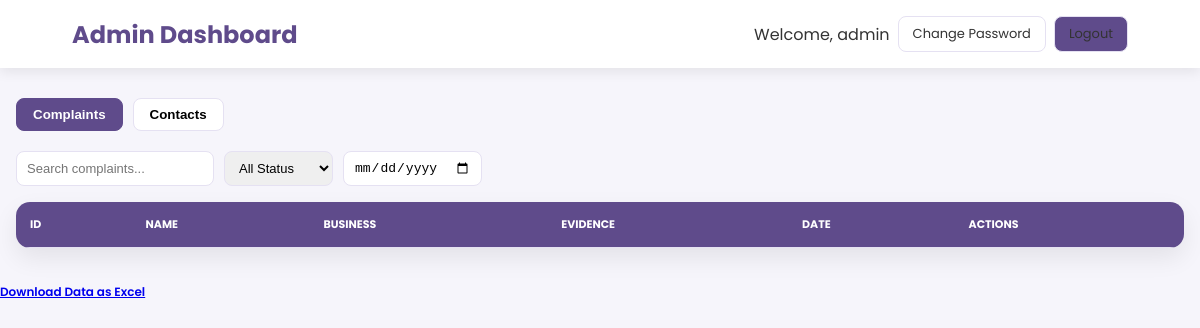
Page /admin/dashboard (signed in) on the earlier database version.
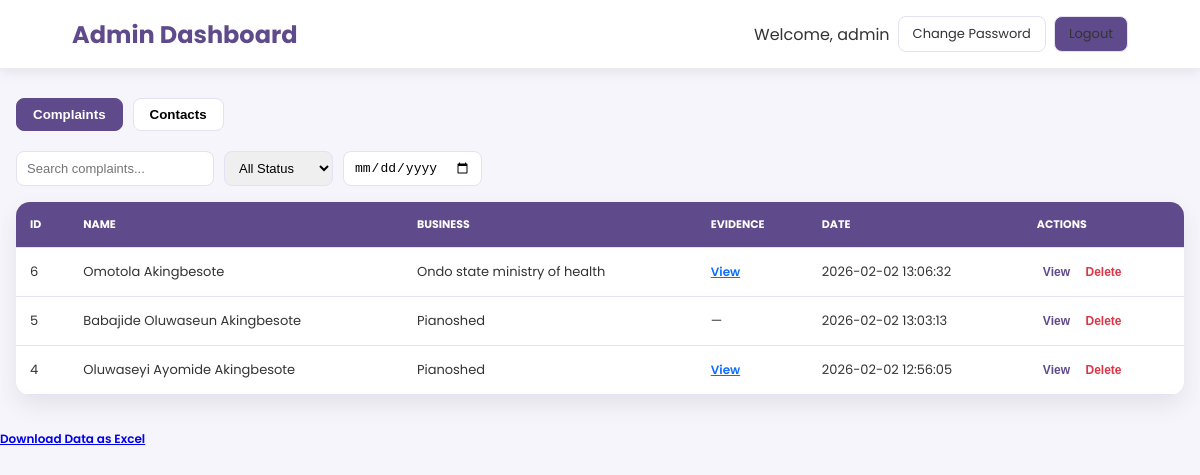
Same page on the later database version.
### tables this page shows
CREATE TABLE complaints (
    id INTEGER PRIMARY KEY AUTOINCREMENT,
    full_name TEXT NOT NULL,
    email TEXT NOT NULL,
    phone TEXT NOT NULL,
    lga TEXT NOT NULL,
    business_name TEXT NOT NULL,
    complaint_type TEXT NOT NULL,
    complaint_details TEXT NOT NULL,
    evidence TEXT,
    status TEXT DEFAULT 'Pending',
    created_at TIMESTAMP DEFAULT CURRENT_TIMESTAMP
);

### app.py (the view)
@app.route("/admin/dashboard")
@login_required
def admin_dashboard():
    conn = get_db_connection()
    complaints = conn.execute("SELECT * FROM complaints ORDER BY created_at DESC").fetchall()
    contacts = conn.execute("SELECT * FROM contacts ORDER BY created_at DESC").fetchall()
    conn.close()
    return render_template("admin_dashboard.html", complaints=complaints, contacts=contacts)

### app.py (called while the page is built)
def login_required(f):
    @wraps(f)
    def decorated_function(*args, **kwargs):
        if "admin_id" not in session:
            return redirect(url_for("admin_login"))
        return f(*args, **kwargs)
    return decorated_function

### database.py (called while the page is built)
def get_db_connection():
    conn = sqlite3.connect(DATABASE)
    conn.row_factory = sqlite3.Row
    return conn

### templates/admin_dashboard.html (shortened to what this page needs)
<!DOCTYPE html>
<html lang="en">
<head>
</head>
<body>
<header>
  <h2>Admin Dashboard</h2>
  <div class="actions">
    <span>Welcome, {{ session.admin_user }}</span>
    <a href="/admin/change-password">Change Password</a>
    <a href="/admin/logout" class="logout">Logout</a>
  </div>
</header>
<div class="container">
  <div class="tabs">
    <button class="tab-btn active" data-tab="complaintsTab">Complaints</button>
    <button class="tab-btn" data-tab="contactsTab">Contacts</button>
  </div>
  <div class="tab-content active" id="complaintsTab">
    <div class="filters">
      <input type="text" id="complaintsSearch" placeholder="Search complaints...">
      <select id="complaintsStatus">
        <option value="">All Status</option>
      </select>
      <input type="date" id="complaintsDate">
    </div>
    <div class="table-box">
      <table id="complaintsTable">
        <thead>
          <tr>
            <th>ID</th>
            <th>Name</th>
            <th>Business</th>
            <th>Evidence</th>
            <th>Date</th>
            <th>Actions</th>
          </tr>
        </thead>
        <tbody>
          {% for c in complaints %}
          <tr>
            <td>{{ c.id }}</td>
            <td>{{ c.full_name }}</td>
            <td>{{ c.business_name }}</td>
            <td>
              {% if c.evidence %}
                <a class="btn file-btn"
                   href="{{ url_for('static', filename='uploads/' + c.evidence) }}"
                   target="_blank">View</a>
              {% else %}—{% endif %}
            </td>
            <td>{{ c.created_at }}</td>
            <td>
              <button class="btn view-btn"
                onclick="openComplaintModal(
                  '{{ c.full_name }}',
                  '{{ c.business_name }}',
                  '{{ c.complaint_type }}',
                  '{{ c.complaint_details }}',
                     '{{ c.created_at }}'
                )">View</button>
              <form method="POST"
                    action="/admin/complaints/delete/{{ c.id }}"
                    style="display:inline"
                    onsubmit="return confirm('Delete this complaint permanently?');">
                <button type="submit" class="btn delete-btn">Delete</button>
              </form>
            </td>
          </tr>
          {% endfor %}
        </tbody>
      </table>
    </div>
  </div>
</div>
<a href="{{ url_for('export_excel') }}" class="btn btn-success">
   Download Data as Excel
</a>
</body>
</html>

### templates/admin_dashboard.html (style rules this page uses)
:root { --primary:#5f4b8b; --primary-dark:#4a3a70; --bg:#f6f5fb; --white:#ffffff; --border:#e5e1f2; --danger:#dc3545; --success:#198754; --info:#0d6efd; }
* { box-sizing:border-box }
body { margin:0; font-family:'Poppins',sans-serif; background:var(--bg); color:#333; }
header { background:var(--white); padding:16px 6%; display:flex; flex-wrap:wrap; gap:10px; justify-content:space-between; align-items:center; box-shadow:0 4px 12px rgba(0,0,0,.08); }
header h2 { margin:0; color:var(--primary); }
.actions { display:flex; flex-wrap:wrap; gap:8px; align-items:center; }
.actions a { text-decoration:none; padding:7px 14px; border-radius:8px; font-size:13px; border:1px solid var(--border); color:#333; }
.logout { background:var(--primary); color:#fff; border:none; }
.container { max-width:1300px; margin:30px auto; padding:0 16px; }
.tabs { display:flex; gap:10px; margin-bottom:20px; flex-wrap:wrap; }
.tab-btn { padding:8px 16px; background:#fff; border:1px solid var(--border); border-radius:8px; cursor:pointer; font-weight:600; transition:0.3s; }
.tab-btn.active { background:var(--primary); color:#fff; border-color:var(--primary); }
.filters { display:flex; flex-wrap:wrap; gap:10px; margin-bottom:16px; }
.filters input, .filters select, .filters button { padding:8px 10px; border:1px solid var(--border); border-radius:8px; font-size:13px; }
.table-box { background:var(--white); border-radius:14px; overflow-x:auto; box-shadow:0 10px 25px rgba(0,0,0,.08); }
table { width:100%; border-collapse:collapse; min-width:800px; }
th,td { padding:14px; border-bottom:1px solid var(--border); text-align:left; font-size:13px; }
th { background:var(--primary); color:#fff; text-transform:uppercase; font-size:11px; }
.btn { background:none; border:none; cursor:pointer; font-weight:600; font-size:12px; }
.view-btn { color:var(--primary) }
.delete-btn { color:var(--danger) }
.file-btn { color:var(--info) }
.tab-content { display:none; }
.tab-content.active { display:block; }

Differences in the rows shown:
added complaints: id "6", full_name "Omotola Akingbesote", business_name "Ondo state ministry of health", created_at "2026-02-02 13:06:32"
added complaints: id "5", full_name "Babajide Oluwaseun Akingbesote", business_name "Pianoshed", created_at "2026-02-02 13:03:13"
added complaints: id "4", full_name "Oluwaseyi Ayomide Akingbesote", business_name "Pianoshed", created_at "2026-02-02 12:56:05"
